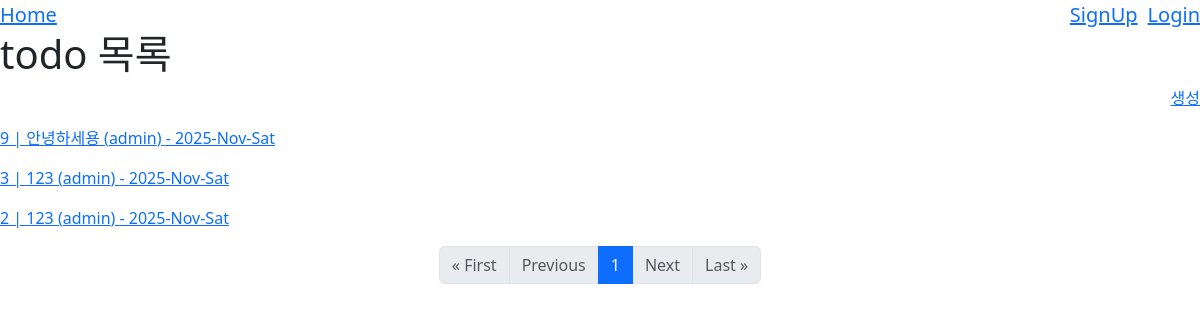
/, run on an earlier commit of the app's database.
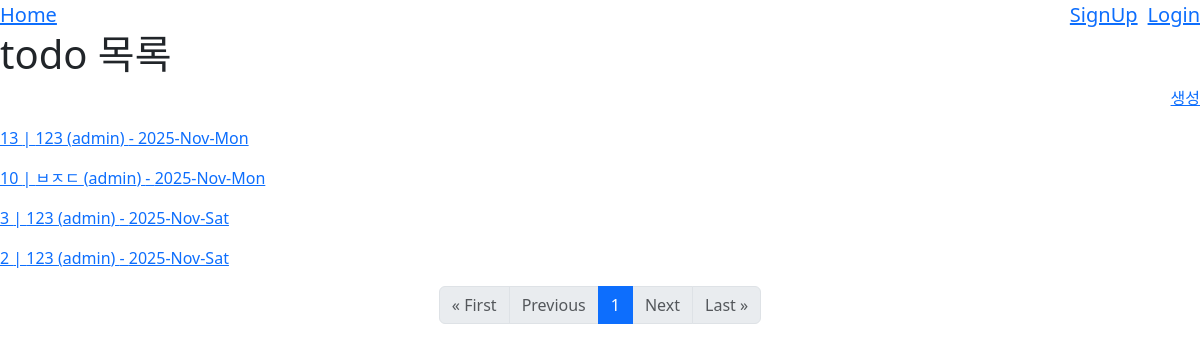
And on a later commit of the database.
### totododo/models.py (models this page shows, shortened)
class Todo(models.Model):
  user = models.ForeignKey(User, on_delete=models.CASCADE)
  title = models.CharField('제목',max_length=50)
  description = models.TextField('설명',)
  start_date = models.DateField('시작일',)
  end_date = models.DateField('마감일',)
  is_completed = models.BooleanField('완료여부',default=False)
  created_at = models.DateTimeField('생성일시',auto_now_add=True)
  modified_at = models.DateTimeField('수정일시',auto_now=True)
  image = models.ImageField('이미지', null=True, blank=True, upload_to='todo/%Y/%m/%d')
  thumbnail = models.ImageField('썸네일', null=True, blank=True, upload_to='todo/%Y/%m/%d/thumbnail')
  class Meta:
    verbose_name = 'Todo'
    verbose_name_plural = 'Todos'
  def get_thumbnail_image_url(self):
    if self.thumbnail:
      return self.thumbnail.url
    elif self.image:
      return self.image.url
    return None

### totododo/cb_views.py (the view)
# urls.py: path('',cb_views.TodoListView.as_view(),name='list'),
class TodoListView (ListView):
  queryset = Todo.objects.all().order_by('-id')
  template_name = 'todo_list.html'
  paginate_by = 10

### todo/templates/todo_list.html (shortened to what this page needs)
{% extends 'base.html' %}
{% block content %}
<h1>todo 목록 {{ count }}</h1>
    <p style="text-align: right">
        <a href="{% url 'todo:create' %}">생성</a>
    </p>
{% for todo in object_list %}
    <p>
        <a href="{% url 'todo:detail' todo.pk %}">
            {{ todo.id }} | {{ todo.title }}
            <span>
                ({{ todo.user.username }})
            </span>  - {{ todo.created_at | date:'Y-M-D' }}
        </a>
    </p>
{% endfor %}
    {% include 'pagination.html' %}
{% endblock %}

### todo/templates/base.html (shortened to what this page needs)
{% load static %}
<!DOCTYPE html>
<html lang="en">
<head>
    <link href="{% static "css/bootstrap.css" %}" rel="stylesheet">
</head>
<body>
    <nav style="display: flex; justify-content: space-between">
        <div>
            <a style="font-size: 20px" href={% url 'todo:list' %}>Home</a>
        </div>
        {% if request.user.is_authenticated %}
            <div style="text-align: right; font-size: 20px; display: flex; justify-content: space-between">
                {{ request.user.username }}
                <form action="{% url 'logout' %}" method="POST">
                    {% csrf_token %}
                    <button style="border: 0; font-size: 20px; cursor: pointer">Logout</button>
                </form>
            </div>
        {% else %}
            <div style="display: flex; justify-content: right; font-size: 20px;">
                <a href="{% url 'signup' %}" style="margin-right: 10px">SignUp</a>
                <a href="{% url 'login' %}">Login</a>
            </div>
        {% endif %}
    </nav>
    {% block content %}{% endblock %}
</body>
</html>

### todo/templates/pagination.html
<nav>
    <ul class="pagination justify-content-center">
        {% if page_obj.has_previous %}
            <li class="page-item">
                <a class="page-link" href="?page=1{% if fragment == 'comment_wrapper' %}#{{ fragment }}{% endif %}">&laquo; First</a>
            </li>
            <li class="page-item">
                <a class="page-link" href="?page={{ page_obj.previous_page_number }}{% if fragment == 'comment_wrapper' %}#{{ fragment }}{% endif %}">Previous</a>
            </li>
        {% else %}
            <li class="page-item disabled">
                <p class="page-link">&laquo; First</p>
            </li>
            <li class="page-item disabled">
                <p class="page-link">Previous</p>
            </li>
        {% endif %}
        {% for num in page_obj.paginator.page_range %}
            {% if num > page_obj.number|add:-3 and num < page_obj.number|add:3 %}
                {% if num == page_obj.number %}
                    <li class="page-item active">
                        <span class="page-link">{{ num }}</span>
                    </li>
                {% else %}
                    <li class="page-item">
                        <a class="page-link" href="?page={{ num }}{% if fragment == 'comment_wrapper' %}#{{ fragment }}{% endif %}">{{ num }}</a>
                    </li>
                {% endif %}
            {% endif %}
        {% endfor %}
        {% if page_obj.has_next %}
            <li class="page-item">
                <a class="page-link" href="?page={{ page_obj.next_page_number }}{% if fragment == 'comment_wrapper' %}#{{ fragment }}{% endif %}">Next</a>
            </li>
            <li class="page-item">
                <a class="page-link" href="?page={{ page_obj.paginator.num_pages }}{% if fragment == 'comment_wrapper' %}#{{ fragment }}{% endif %}">Last &raquo;</a>
            </li>
        {% else %}
            <li class="page-item disabled">
                <p class="page-link">Next</p>
            </li>
            <li class="page-item disabled">
                <p class="page-link">Last &raquo;</p>
            </li>
        {% endif %}
    </ul>
</nav>

What changed in the data, as far as the page shows it:
removed Todo: id "9", title "안녕하세용", user.username "admin", created_at "2025-Nov-Sat"
added Todo: id "13", title "123", user.username "admin", created_at "2025-Nov-Mon"
added Todo: id "10", title "ㅂㅈㄷ", user.username "admin", created_at "2025-Nov-Mon"
